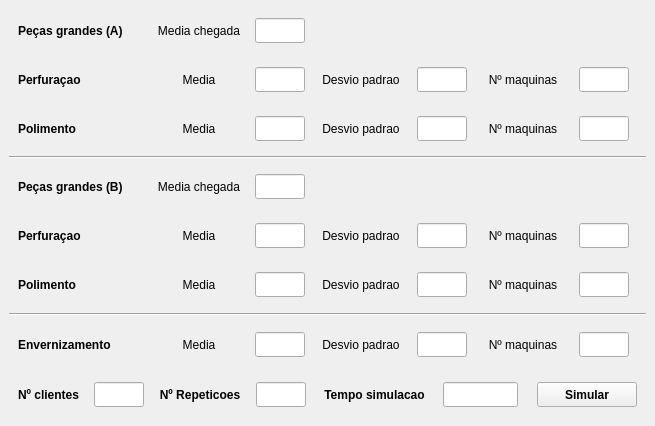
<?xml version="1.0" encoding="UTF-8"?>
<ui version="4.0">
 <class>MainWindow</class>
 <widget class="QMainWindow" name="MainWindow">
  <property name="geometry">
   <rect>
    <x>0</x>
    <y>0</y>
    <width>655</width>
    <height>426</height>
   </rect>
  </property>
  <property name="windowTitle">
   <string>Descriçao da simulaçao</string>
  </property>
  <widget class="QWidget" name="centralwidget">
   <layout class="QVBoxLayout" name="verticalLayout_4">
    <item>
     <layout class="QVBoxLayout" name="List">
      <item>
       <widget class="QWidget" name="listItem_3" native="true">
        <property name="minimumSize">
         <size>
          <width>0</width>
          <height>0</height>
         </size>
        </property>
        <property name="maximumSize">
         <size>
          <width>10000</width>
          <height>100</height>
         </size>
        </property>
        <layout class="QHBoxLayout" name="horizontalLayout_5">
         <item>
          <widget class="QLabel" name="nameLabel_3">
           <property name="minimumSize">
            <size>
             <width>125</width>
             <height>0</height>
            </size>
           </property>
           <property name="maximumSize">
            <size>
             <width>75</width>
             <height>16777215</height>
            </size>
           </property>
           <property name="font">
            <font>
             <weight>75</weight>
             <bold>true</bold>
            </font>
           </property>
           <property name="text">
            <string>Peças grandes (A)</string>
           </property>
           <property name="alignment">
            <set>Qt::AlignLeading|Qt::AlignLeft|Qt::AlignVCenter</set>
           </property>
          </widget>
         </item>
         <item>
          <widget class="QLabel" name="nameLabel_27">
           <property name="minimumSize">
            <size>
             <width>100</width>
             <height>0</height>
            </size>
           </property>
           <property name="maximumSize">
            <size>
             <width>100</width>
             <height>16777215</height>
            </size>
           </property>
           <property name="font">
            <font>
             <weight>50</weight>
             <bold>false</bold>
            </font>
           </property>
           <property name="text">
            <string>Media chegada</string>
           </property>
           <property name="alignment">
            <set>Qt::AlignCenter</set>
           </property>
          </widget>
         </item>
         <item>
          <widget class="QLineEdit" name="mediaChegadaA">
           <property name="minimumSize">
            <size>
             <width>50</width>
             <height>25</height>
            </size>
           </property>
           <property name="maximumSize">
            <size>
             <width>50</width>
             <height>25</height>
            </size>
           </property>
           <property name="text">
            <string/>
           </property>
          </widget>
         </item>
         <item>
          <spacer name="horizontalSpacer_5">
           <property name="orientation">
            <enum>Qt::Horizontal</enum>
           </property>
           <property name="sizeHint" stdset="0">
            <size>
             <width>40</width>
             <height>20</height>
            </size>
           </property>
          </spacer>
         </item>
        </layout>
       </widget>
      </item>
      <item>
       <widget class="QWidget" name="listItem_6" native="true">
        <property name="minimumSize">
         <size>
          <width>0</width>
          <height>0</height>
         </size>
        </property>
        <property name="maximumSize">
         <size>
          <width>10000</width>
          <height>100</height>
         </size>
        </property>
        <layout class="QHBoxLayout" name="horizontalLayout_7">
         <item>
          <widget class="QLabel" name="nameLabel_7">
           <property name="minimumSize">
            <size>
             <width>125</width>
             <height>0</height>
            </size>
           </property>
           <property name="maximumSize">
            <size>
             <width>75</width>
             <height>16777215</height>
            </size>
           </property>
           <property name="font">
            <font>
             <weight>75</weight>
             <bold>true</bold>
            </font>
           </property>
           <property name="text">
            <string>Perfuraçao</string>
           </property>
           <property name="alignment">
            <set>Qt::AlignLeading|Qt::AlignLeft|Qt::AlignVCenter</set>
           </property>
          </widget>
         </item>
         <item>
          <widget class="QLabel" name="nameLabel_8">
           <property name="minimumSize">
            <size>
             <width>100</width>
             <height>0</height>
            </size>
           </property>
           <property name="maximumSize">
            <size>
             <width>100</width>
             <height>16777215</height>
            </size>
           </property>
           <property name="font">
            <font>
             <weight>50</weight>
             <bold>false</bold>
            </font>
           </property>
           <property name="text">
            <string>Media</string>
           </property>
           <property name="alignment">
            <set>Qt::AlignCenter</set>
           </property>
          </widget>
         </item>
         <item>
          <widget class="QLineEdit" name="mediaPerfuracaoA">
           <property name="minimumSize">
            <size>
             <width>50</width>
             <height>25</height>
            </size>
           </property>
           <property name="maximumSize">
            <size>
             <width>50</width>
             <height>25</height>
            </size>
           </property>
           <property name="text">
            <string/>
           </property>
          </widget>
         </item>
         <item>
          <widget class="QLabel" name="nameLabel_9">
           <property name="minimumSize">
            <size>
             <width>100</width>
             <height>0</height>
            </size>
           </property>
           <property name="maximumSize">
            <size>
             <width>100</width>
             <height>16777215</height>
            </size>
           </property>
           <property name="font">
            <font>
             <weight>50</weight>
             <bold>false</bold>
            </font>
           </property>
           <property name="text">
            <string>Desvio padrao</string>
           </property>
           <property name="alignment">
            <set>Qt::AlignCenter</set>
           </property>
          </widget>
         </item>
         <item>
          <widget class="QLineEdit" name="desvioPerfuracaoA">
           <property name="minimumSize">
            <size>
             <width>50</width>
             <height>25</height>
            </size>
           </property>
           <property name="maximumSize">
            <size>
             <width>50</width>
             <height>25</height>
            </size>
           </property>
           <property name="text">
            <string/>
           </property>
          </widget>
         </item>
         <item>
          <widget class="QLabel" name="nameLabel_10">
           <property name="minimumSize">
            <size>
             <width>100</width>
             <height>0</height>
            </size>
           </property>
           <property name="maximumSize">
            <size>
             <width>100</width>
             <height>16777215</height>
            </size>
           </property>
           <property name="font">
            <font>
             <weight>50</weight>
             <bold>false</bold>
            </font>
           </property>
           <property name="text">
            <string>Nº maquinas</string>
           </property>
           <property name="alignment">
            <set>Qt::AlignCenter</set>
           </property>
          </widget>
         </item>
         <item>
          <widget class="QLineEdit" name="nMaquinasPerfuracaoA">
           <property name="minimumSize">
            <size>
             <width>50</width>
             <height>25</height>
            </size>
           </property>
           <property name="maximumSize">
            <size>
             <width>50</width>
             <height>25</height>
            </size>
           </property>
           <property name="text">
            <string/>
           </property>
          </widget>
         </item>
         <item>
          <spacer name="horizontalSpacer_7">
           <property name="orientation">
            <enum>Qt::Horizontal</enum>
           </property>
           <property name="sizeHint" stdset="0">
            <size>
             <width>40</width>
             <height>20</height>
            </size>
           </property>
          </spacer>
         </item>
        </layout>
       </widget>
      </item>
      <item>
       <widget class="QWidget" name="listItem_7" native="true">
        <property name="minimumSize">
         <size>
          <width>0</width>
          <height>0</height>
         </size>
        </property>
        <property name="maximumSize">
         <size>
          <width>10000</width>
          <height>100</height>
         </size>
        </property>
        <layout class="QHBoxLayout" name="horizontalLayout_8">
         <item>
          <widget class="QLabel" name="nameLabel_11">
           <property name="minimumSize">
            <size>
             <width>125</width>
             <height>0</height>
            </size>
           </property>
           <property name="maximumSize">
            <size>
             <width>75</width>
             <height>16777215</height>
            </size>
           </property>
           <property name="font">
            <font>
             <weight>75</weight>
             <bold>true</bold>
            </font>
           </property>
           <property name="text">
            <string>Polimento</string>
           </property>
           <property name="alignment">
            <set>Qt::AlignLeading|Qt::AlignLeft|Qt::AlignVCenter</set>
           </property>
          </widget>
         </item>
         <item>
          <widget class="QLabel" name="nameLabel_12">
           <property name="minimumSize">
            <size>
             <width>100</width>
             <height>0</height>
            </size>
           </property>
           <property name="maximumSize">
            <size>
             <width>100</width>
             <height>16777215</height>
            </size>
           </property>
           <property name="font">
            <font>
             <weight>50</weight>
             <bold>false</bold>
            </font>
           </property>
           <property name="text">
            <string>Media</string>
           </property>
           <property name="alignment">
            <set>Qt::AlignCenter</set>
           </property>
          </widget>
         </item>
         <item>
          <widget class="QLineEdit" name="mediaPolimentoA">
           <property name="minimumSize">
            <size>
             <width>50</width>
             <height>25</height>
            </size>
           </property>
           <property name="maximumSize">
            <size>
             <width>50</width>
             <height>25</height>
            </size>
           </property>
           <property name="text">
            <string/>
           </property>
          </widget>
         </item>
         <item>
          <widget class="QLabel" name="nameLabel_13">
           <property name="minimumSize">
            <size>
             <width>100</width>
             <height>0</height>
            </size>
           </property>
           <property name="maximumSize">
            <size>
             <width>100</width>
             <height>16777215</height>
            </size>
           </property>
           <property name="font">
            <font>
             <weight>50</weight>
             <bold>false</bold>
            </font>
           </property>
           <property name="text">
            <string>Desvio padrao</string>
           </property>
           <property name="alignment">
            <set>Qt::AlignCenter</set>
           </property>
          </widget>
         </item>
         <item>
          <widget class="QLineEdit" name="desvioPolimentoA">
           <property name="minimumSize">
            <size>
             <width>50</width>
             <height>25</height>
            </size>
           </property>
           <property name="maximumSize">
            <size>
             <width>50</width>
             <height>25</height>
            </size>
           </property>
           <property name="text">
            <string/>
           </property>
          </widget>
         </item>
         <item>
          <widget class="QLabel" name="nameLabel_14">
           <property name="minimumSize">
            <size>
             <width>100</width>
             <height>0</height>
            </size>
           </property>
           <property name="maximumSize">
            <size>
             <width>100</width>
             <height>16777215</height>
            </size>
           </property>
           <property name="font">
            <font>
             <weight>50</weight>
             <bold>false</bold>
            </font>
           </property>
           <property name="text">
            <string>Nº maquinas</string>
           </property>
           <property name="alignment">
            <set>Qt::AlignCenter</set>
           </property>
          </widget>
         </item>
         <item>
          <widget class="QLineEdit" name="nMaquinasPolimentoA">
           <property name="minimumSize">
            <size>
             <width>50</width>
             <height>25</height>
            </size>
           </property>
           <property name="maximumSize">
            <size>
             <width>50</width>
             <height>25</height>
            </size>
           </property>
           <property name="text">
            <string/>
           </property>
          </widget>
         </item>
         <item>
          <spacer name="horizontalSpacer_8">
           <property name="orientation">
            <enum>Qt::Horizontal</enum>
           </property>
           <property name="sizeHint" stdset="0">
            <size>
             <width>40</width>
             <height>20</height>
            </size>
           </property>
          </spacer>
         </item>
        </layout>
       </widget>
      </item>
      <item>
       <widget class="Line" name="line_2">
        <property name="minimumSize">
         <size>
          <width>5</width>
          <height>0</height>
         </size>
        </property>
        <property name="font">
         <font>
          <weight>50</weight>
          <bold>false</bold>
         </font>
        </property>
        <property name="orientation">
         <enum>Qt::Horizontal</enum>
        </property>
       </widget>
      </item>
      <item>
       <widget class="QWidget" name="listItem_4" native="true">
        <property name="minimumSize">
         <size>
          <width>0</width>
          <height>0</height>
         </size>
        </property>
        <property name="maximumSize">
         <size>
          <width>10000</width>
          <height>100</height>
         </size>
        </property>
        <layout class="QHBoxLayout" name="horizontalLayout_6">
         <item>
          <widget class="QLabel" name="nameLabel_4">
           <property name="minimumSize">
            <size>
             <width>125</width>
             <height>0</height>
            </size>
           </property>
           <property name="maximumSize">
            <size>
             <width>75</width>
             <height>16777215</height>
            </size>
           </property>
           <property name="font">
            <font>
             <weight>75</weight>
             <bold>true</bold>
            </font>
           </property>
           <property name="text">
            <string>Peças grandes (B)</string>
           </property>
           <property name="alignment">
            <set>Qt::AlignLeading|Qt::AlignLeft|Qt::AlignVCenter</set>
           </property>
          </widget>
         </item>
         <item>
          <widget class="QLabel" name="nameLabel_31">
           <property name="minimumSize">
            <size>
             <width>100</width>
             <height>0</height>
            </size>
           </property>
           <property name="maximumSize">
            <size>
             <width>100</width>
             <height>16777215</height>
            </size>
           </property>
           <property name="font">
            <font>
             <weight>50</weight>
             <bold>false</bold>
            </font>
           </property>
           <property name="text">
            <string>Media chegada</string>
           </property>
           <property name="alignment">
            <set>Qt::AlignCenter</set>
           </property>
          </widget>
         </item>
         <item>
          <widget class="QLineEdit" name="mediaChegadaB">
           <property name="minimumSize">
            <size>
             <width>50</width>
             <height>25</height>
            </size>
           </property>
           <property name="maximumSize">
            <size>
             <width>50</width>
             <height>25</height>
            </size>
           </property>
           <property name="text">
            <string/>
           </property>
          </widget>
         </item>
         <item>
          <spacer name="horizontalSpacer_6">
           <property name="orientation">
            <enum>Qt::Horizontal</enum>
           </property>
           <property name="sizeHint" stdset="0">
            <size>
             <width>40</width>
             <height>20</height>
            </size>
           </property>
          </spacer>
         </item>
        </layout>
       </widget>
      </item>
      <item>
       <widget class="QWidget" name="listItem_9" native="true">
        <property name="minimumSize">
         <size>
          <width>0</width>
          <height>0</height>
         </size>
        </property>
        <property name="maximumSize">
         <size>
          <width>10000</width>
          <height>100</height>
         </size>
        </property>
        <layout class="QHBoxLayout" name="horizontalLayout_13">
         <item>
          <widget class="QLabel" name="nameLabel_36">
           <property name="minimumSize">
            <size>
             <width>125</width>
             <height>0</height>
            </size>
           </property>
           <property name="maximumSize">
            <size>
             <width>75</width>
             <height>16777215</height>
            </size>
           </property>
           <property name="font">
            <font>
             <weight>75</weight>
             <bold>true</bold>
            </font>
           </property>
           <property name="text">
            <string>Perfuraçao</string>
           </property>
           <property name="alignment">
            <set>Qt::AlignLeading|Qt::AlignLeft|Qt::AlignVCenter</set>
           </property>
          </widget>
         </item>
         <item>
          <widget class="QLabel" name="nameLabel_37">
           <property name="minimumSize">
            <size>
             <width>100</width>
             <height>0</height>
            </size>
           </property>
           <property name="maximumSize">
            <size>
             <width>100</width>
             <height>16777215</height>
            </size>
           </property>
           <property name="font">
            <font>
             <weight>50</weight>
             <bold>false</bold>
            </font>
           </property>
           <property name="text">
            <string>Media</string>
           </property>
           <property name="alignment">
            <set>Qt::AlignCenter</set>
           </property>
          </widget>
         </item>
         <item>
          <widget class="QLineEdit" name="mediaPerfuracaoB">
           <property name="minimumSize">
            <size>
             <width>50</width>
             <height>25</height>
            </size>
           </property>
           <property name="maximumSize">
            <size>
             <width>50</width>
             <height>25</height>
            </size>
           </property>
           <property name="text">
            <string/>
           </property>
          </widget>
         </item>
         <item>
          <widget class="QLabel" name="nameLabel_38">
           <property name="minimumSize">
            <size>
             <width>100</width>
             <height>0</height>
            </size>
           </property>
           <property name="maximumSize">
            <size>
             <width>100</width>
             <height>16777215</height>
            </size>
           </property>
           <property name="font">
            <font>
             <weight>50</weight>
             <bold>false</bold>
            </font>
           </property>
           <property name="text">
            <string>Desvio padrao</string>
           </property>
           <property name="alignment">
            <set>Qt::AlignCenter</set>
           </property>
          </widget>
         </item>
         <item>
          <widget class="QLineEdit" name="desvioPerfuracaoB">
           <property name="minimumSize">
            <size>
             <width>50</width>
             <height>25</height>
            </size>
           </property>
           <property name="maximumSize">
            <size>
             <width>50</width>
             <height>25</height>
            </size>
           </property>
           <property name="text">
            <string/>
           </property>
          </widget>
         </item>
         <item>
          <widget class="QLabel" name="nameLabel_39">
           <property name="minimumSize">
            <size>
             <width>100</width>
             <height>0</height>
            </size>
           </property>
           <property name="maximumSize">
            <size>
             <width>100</width>
             <height>16777215</height>
            </size>
           </property>
           <property name="font">
            <font>
             <weight>50</weight>
             <bold>false</bold>
            </font>
           </property>
           <property name="text">
            <string>Nº maquinas</string>
           </property>
           <property name="alignment">
            <set>Qt::AlignCenter</set>
           </property>
          </widget>
         </item>
         <item>
          <widget class="QLineEdit" name="nMaquinasPerfuracaoB">
           <property name="minimumSize">
            <size>
             <width>50</width>
             <height>25</height>
            </size>
           </property>
           <property name="maximumSize">
            <size>
             <width>50</width>
             <height>25</height>
            </size>
           </property>
           <property name="text">
            <string/>
           </property>
          </widget>
         </item>
         <item>
          <spacer name="horizontalSpacer_13">
           <property name="orientation">
            <enum>Qt::Horizontal</enum>
           </property>
           <property name="sizeHint" stdset="0">
            <size>
             <width>40</width>
             <height>20</height>
            </size>
           </property>
          </spacer>
         </item>
        </layout>
       </widget>
      </item>
      <item>
       <widget class="QWidget" name="listItem_8" native="true">
        <property name="minimumSize">
         <size>
          <width>0</width>
          <height>0</height>
         </size>
        </property>
        <property name="maximumSize">
         <size>
          <width>10000</width>
          <height>100</height>
         </size>
        </property>
        <layout class="QHBoxLayout" name="horizontalLayout_10">
         <item>
          <widget class="QLabel" name="nameLabel_19">
           <property name="minimumSize">
            <size>
             <width>125</width>
             <height>0</height>
            </size>
           </property>
           <property name="maximumSize">
            <size>
             <width>75</width>
             <height>16777215</height>
            </size>
           </property>
           <property name="font">
            <font>
             <weight>75</weight>
             <bold>true</bold>
            </font>
           </property>
           <property name="text">
            <string>Polimento</string>
           </property>
           <property name="alignment">
            <set>Qt::AlignLeading|Qt::AlignLeft|Qt::AlignVCenter</set>
           </property>
          </widget>
         </item>
         <item>
          <widget class="QLabel" name="nameLabel_20">
           <property name="minimumSize">
            <size>
             <width>100</width>
             <height>0</height>
            </size>
           </property>
           <property name="maximumSize">
            <size>
             <width>100</width>
             <height>16777215</height>
            </size>
           </property>
           <property name="font">
            <font>
             <weight>50</weight>
             <bold>false</bold>
            </font>
           </property>
           <property name="text">
            <string>Media</string>
           </property>
           <property name="alignment">
            <set>Qt::AlignCenter</set>
           </property>
          </widget>
         </item>
         <item>
          <widget class="QLineEdit" name="mediaPolimentoB">
           <property name="minimumSize">
            <size>
             <width>50</width>
             <height>25</height>
            </size>
           </property>
           <property name="maximumSize">
            <size>
             <width>50</width>
             <height>25</height>
            </size>
           </property>
           <property name="text">
            <string/>
           </property>
          </widget>
         </item>
         <item>
          <widget class="QLabel" name="nameLabel_21">
           <property name="minimumSize">
            <size>
             <width>100</width>
             <height>0</height>
            </size>
           </property>
           <property name="maximumSize">
            <size>
             <width>100</width>
             <height>16777215</height>
            </size>
           </property>
           <property name="font">
            <font>
             <weight>50</weight>
             <bold>false</bold>
            </font>
           </property>
           <property name="text">
            <string>Desvio padrao</string>
           </property>
           <property name="alignment">
            <set>Qt::AlignCenter</set>
           </property>
          </widget>
         </item>
         <item>
          <widget class="QLineEdit" name="desvioPolimentoB">
           <property name="minimumSize">
            <size>
             <width>50</width>
             <height>25</height>
            </size>
           </property>
           <property name="maximumSize">
            <size>
             <width>50</width>
             <height>25</height>
            </size>
           </property>
           <property name="text">
            <string/>
           </property>
          </widget>
         </item>
         <item>
          <widget class="QLabel" name="nameLabel_22">
           <property name="minimumSize">
            <size>
             <width>100</width>
             <height>0</height>
            </size>
           </property>
           <property name="maximumSize">
            <size>
             <width>100</width>
             <height>16777215</height>
            </size>
           </property>
           <property name="font">
            <font>
             <weight>50</weight>
             <bold>false</bold>
            </font>
           </property>
           <property name="text">
            <string>Nº maquinas</string>
           </property>
           <property name="alignment">
            <set>Qt::AlignCenter</set>
           </property>
          </widget>
         </item>
         <item>
          <widget class="QLineEdit" name="nMaquinasPolimentoB">
           <property name="minimumSize">
            <size>
             <width>50</width>
             <height>25</height>
            </size>
           </property>
           <property name="maximumSize">
            <size>
             <width>50</width>
             <height>25</height>
            </size>
           </property>
           <property name="text">
            <string/>
           </property>
          </widget>
         </item>
         <item>
          <spacer name="horizontalSpacer_10">
           <property name="orientation">
            <enum>Qt::Horizontal</enum>
           </property>
           <property name="sizeHint" stdset="0">
            <size>
             <width>40</width>
             <height>20</height>
            </size>
           </property>
          </spacer>
         </item>
        </layout>
       </widget>
      </item>
      <item>
       <widget class="Line" name="line">
        <property name="minimumSize">
         <size>
          <width>0</width>
          <height>5</height>
         </size>
        </property>
        <property name="orientation">
         <enum>Qt::Horizontal</enum>
        </property>
       </widget>
      </item>
      <item>
       <widget class="QWidget" name="listItem_11" native="true">
        <property name="minimumSize">
         <size>
          <width>0</width>
          <height>0</height>
         </size>
        </property>
        <property name="maximumSize">
         <size>
          <width>10000</width>
          <height>100</height>
         </size>
        </property>
        <layout class="QHBoxLayout" name="horizontalLayout_12">
         <item>
          <widget class="QLabel" name="nameLabel_23">
           <property name="minimumSize">
            <size>
             <width>125</width>
             <height>0</height>
            </size>
           </property>
           <property name="maximumSize">
            <size>
             <width>125</width>
             <height>16777215</height>
            </size>
           </property>
           <property name="font">
            <font>
             <weight>75</weight>
             <bold>true</bold>
            </font>
           </property>
           <property name="text">
            <string>Envernizamento</string>
           </property>
           <property name="alignment">
            <set>Qt::AlignLeading|Qt::AlignLeft|Qt::AlignVCenter</set>
           </property>
          </widget>
         </item>
         <item>
          <widget class="QLabel" name="nameLabel_24">
           <property name="minimumSize">
            <size>
             <width>100</width>
             <height>0</height>
            </size>
           </property>
           <property name="maximumSize">
            <size>
             <width>100</width>
             <height>16777215</height>
            </size>
           </property>
           <property name="font">
            <font>
             <weight>50</weight>
             <bold>false</bold>
            </font>
           </property>
           <property name="text">
            <string>Media</string>
           </property>
           <property name="alignment">
            <set>Qt::AlignCenter</set>
           </property>
          </widget>
         </item>
         <item>
          <widget class="QLineEdit" name="mediaEnvernizamento">
           <property name="minimumSize">
            <size>
             <width>50</width>
             <height>25</height>
            </size>
           </property>
           <property name="maximumSize">
            <size>
             <width>50</width>
             <height>25</height>
            </size>
           </property>
           <property name="text">
            <string/>
           </property>
          </widget>
         </item>
         <item>
          <widget class="QLabel" name="nameLabel_25">
           <property name="minimumSize">
            <size>
             <width>100</width>
             <height>0</height>
            </size>
           </property>
           <property name="maximumSize">
            <size>
             <width>100</width>
             <height>16777215</height>
            </size>
           </property>
           <property name="font">
            <font>
             <weight>50</weight>
             <bold>false</bold>
            </font>
           </property>
           <property name="text">
            <string>Desvio padrao</string>
           </property>
           <property name="alignment">
            <set>Qt::AlignCenter</set>
           </property>
          </widget>
         </item>
         <item>
          <widget class="QLineEdit" name="desvioEnvernizamento">
           <property name="minimumSize">
            <size>
             <width>50</width>
             <height>25</height>
            </size>
           </property>
           <property name="maximumSize">
            <size>
             <width>50</width>
             <height>25</height>
            </size>
           </property>
           <property name="text">
            <string/>
           </property>
          </widget>
         </item>
         <item>
          <widget class="QLabel" name="nameLabel_26">
           <property name="minimumSize">
            <size>
             <width>100</width>
             <height>0</height>
            </size>
           </property>
           <property name="maximumSize">
            <size>
             <width>100</width>
             <height>16777215</height>
            </size>
           </property>
           <property name="font">
            <font>
             <weight>50</weight>
             <bold>false</bold>
            </font>
           </property>
           <property name="text">
            <string>Nº maquinas</string>
           </property>
           <property name="alignment">
            <set>Qt::AlignCenter</set>
           </property>
          </widget>
         </item>
         <item>
          <widget class="QLineEdit" name="nMaquinasEnvernizamento">
           <property name="minimumSize">
            <size>
             <width>50</width>
             <height>25</height>
            </size>
           </property>
           <property name="maximumSize">
            <size>
             <width>50</width>
             <height>25</height>
            </size>
           </property>
           <property name="text">
            <string/>
           </property>
          </widget>
         </item>
         <item>
          <spacer name="horizontalSpacer_12">
           <property name="orientation">
            <enum>Qt::Horizontal</enum>
           </property>
           <property name="sizeHint" stdset="0">
            <size>
             <width>40</width>
             <height>20</height>
            </size>
           </property>
          </spacer>
         </item>
        </layout>
       </widget>
      </item>
     </layout>
    </item>
    <item>
     <widget class="QWidget" name="footer" native="true">
      <property name="maximumSize">
       <size>
        <width>100000</width>
        <height>50</height>
       </size>
      </property>
      <layout class="QHBoxLayout" name="horizontalLayout">
       <item>
        <widget class="QLabel" name="nameLabel_30">
         <property name="minimumSize">
          <size>
           <width>70</width>
           <height>0</height>
          </size>
         </property>
         <property name="maximumSize">
          <size>
           <width>70</width>
           <height>16777215</height>
          </size>
         </property>
         <property name="font">
          <font>
           <weight>75</weight>
           <bold>true</bold>
          </font>
         </property>
         <property name="text">
          <string>Nº clientes</string>
         </property>
         <property name="alignment">
          <set>Qt::AlignLeading|Qt::AlignLeft|Qt::AlignVCenter</set>
         </property>
        </widget>
       </item>
       <item>
        <widget class="QLineEdit" name="nClientes">
         <property name="minimumSize">
          <size>
           <width>50</width>
           <height>25</height>
          </size>
         </property>
         <property name="maximumSize">
          <size>
           <width>50</width>
           <height>25</height>
          </size>
         </property>
         <property name="text">
          <string/>
         </property>
        </widget>
       </item>
       <item>
        <widget class="QLabel" name="nameLabel_29">
         <property name="minimumSize">
          <size>
           <width>100</width>
           <height>0</height>
          </size>
         </property>
         <property name="maximumSize">
          <size>
           <width>100</width>
           <height>16777215</height>
          </size>
         </property>
         <property name="font">
          <font>
           <weight>75</weight>
           <bold>true</bold>
          </font>
         </property>
         <property name="text">
          <string>Nº Repeticoes</string>
         </property>
         <property name="alignment">
          <set>Qt::AlignCenter</set>
         </property>
        </widget>
       </item>
       <item>
        <widget class="QLineEdit" name="nRepeticoes">
         <property name="minimumSize">
          <size>
           <width>50</width>
           <height>25</height>
          </size>
         </property>
         <property name="maximumSize">
          <size>
           <width>50</width>
           <height>25</height>
          </size>
         </property>
         <property name="text">
          <string/>
         </property>
        </widget>
       </item>
       <item>
        <widget class="QLabel" name="nameLabel_28">
         <property name="minimumSize">
          <size>
           <width>125</width>
           <height>0</height>
          </size>
         </property>
         <property name="maximumSize">
          <size>
           <width>125</width>
           <height>16777215</height>
          </size>
         </property>
         <property name="font">
          <font>
           <weight>75</weight>
           <bold>true</bold>
          </font>
         </property>
         <property name="text">
          <string>Tempo simulacao</string>
         </property>
         <property name="alignment">
          <set>Qt::AlignCenter</set>
         </property>
        </widget>
       </item>
       <item>
        <widget class="QLineEdit" name="tempoSimulacao">
         <property name="minimumSize">
          <size>
           <width>75</width>
           <height>25</height>
          </size>
         </property>
         <property name="maximumSize">
          <size>
           <width>75</width>
           <height>25</height>
          </size>
         </property>
         <property name="text">
          <string/>
         </property>
        </widget>
       </item>
       <item>
        <spacer name="horizontalSpacer">
         <property name="orientation">
          <enum>Qt::Horizontal</enum>
         </property>
         <property name="sizeHint" stdset="0">
          <size>
           <width>40</width>
           <height>20</height>
          </size>
         </property>
        </spacer>
       </item>
       <item>
        <widget class="QPushButton" name="botaoSimular">
         <property name="minimumSize">
          <size>
           <width>100</width>
           <height>25</height>
          </size>
         </property>
         <property name="maximumSize">
          <size>
           <width>100</width>
           <height>25</height>
          </size>
         </property>
         <property name="font">
          <font>
           <weight>75</weight>
           <bold>true</bold>
          </font>
         </property>
         <property name="layoutDirection">
          <enum>Qt::RightToLeft</enum>
         </property>
         <property name="autoFillBackground">
          <bool>false</bool>
         </property>
         <property name="styleSheet">
          <string notr="true"/>
         </property>
         <property name="text">
          <string>Simular</string>
         </property>
         <property name="flat">
          <bool>false</bool>
         </property>
        </widget>
       </item>
      </layout>
     </widget>
    </item>
   </layout>
  </widget>
 </widget>
 <resources/>
 <connections/>
</ui>
